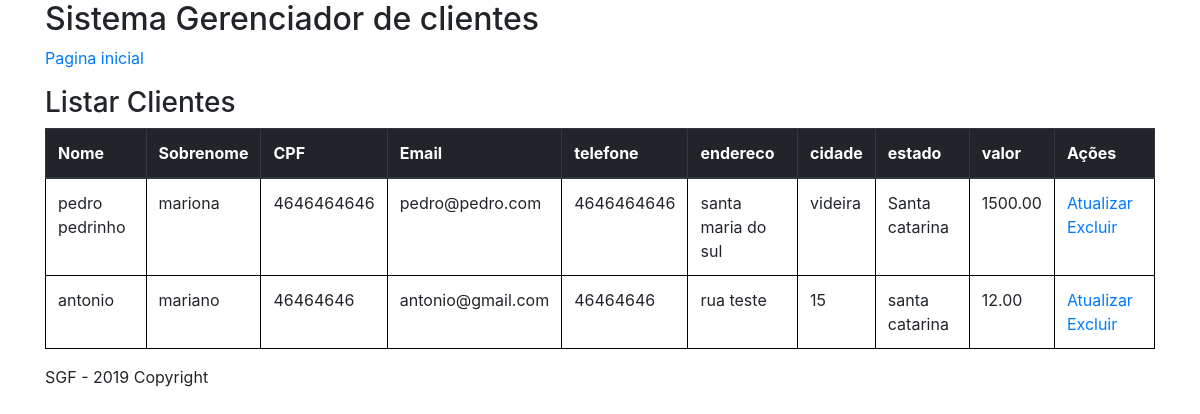
The app's page /clientes/clientes/ with its own data.
### ProjetoCadastroCliente/models.py (models this page shows)
class Cliente(models.Model):
    nome = models.CharField(
        max_length=255,
        null=False,
        blank=False
    )
    sobrenome = models.CharField(
        max_length=255,
        null=False,
        blank=False
    )
    cpf = models.CharField(
        max_length=14,
        null=False,
        blank=False
    )
    email = models.CharField(
        max_length=50,
        null=False,
        blank=False
    )
    telefone = models.CharField(
        max_length=14,
        null=False,
        blank=False
    )
    endereco = models.CharField(
        max_length=255,
        null=False,
        blank=False
    )
    cidade = models.CharField(
        max_length=50,
        null=False,
        blank=False
    )
    estado = models.CharField(
        max_length=50,
        null=False,
        blank=False
    )
    valor = models.DecimalField(
        max_digits=8,
        decimal_places=2,
        null=False,
        blank=False
        )
    objetos = models.Manager()

### AppCadastraCliente/views.py (the view)
# urls.py: path('clientes/', ListaClientes.as_view(), name="lista_clientes"),
class ListaClientes(ListView):
    template_name = "lista.html"
    model = Cliente
    context_object_name = 'cliente'

### AppCadastraCliente/templates/lista.html (shortened to what this page needs)
{% extends "base.html" %}
{% block conteudo %}
	<h3>Listar Clientes</h3>
	<table class="table">
		<thead class="thead-dark">
			<tr>
				<th>Nome</th>
				<th>Sobrenome</th>
				<th>CPF</th>
				<th>Email</th>
				<th>telefone</th>
				<th>endereco</th>
				<th>cidade</th>
				<th>estado</th>
				<th>valor</th>
				<th>Ações</th>
			</tr>
		</thead>
		<tbody>
			{% for clientes in cliente %}
				<tr>
					<td>{{ clientes.nome }}</td>
					<td>{{ clientes.sobrenome }}</td>
					<td>{{ clientes.cpf }}</td>
					<td>{{ clientes.email }}</td>
					<td>{{ clientes.telefone }}</td>
					<td>{{ clientes.endereco }}</td>
					<td>{{ clientes.cidade }}</td>
					<td>{{ clientes.estado }}</td>
					<td>{{ clientes.valor }}</td>
					<td>
						<a href="{% url 'atualiza_clientes' pk=clientes.id %}">Atualizar</a>
						<a href="{% url 'deleta_clientes' pk=clientes.id %}">Excluir</a>
					</td>
				</tr>
			{% endfor %}
		</tbody>
	</table>
{% endblock %}

### AppCadastraCliente/templates/base.html (shortened to what this page needs)
<!DOCTYPE html>
<html>
	{% load static %}
	<head>
		<link rel="stylesheet" href="{% static 'css/estilo.css'%}">
		<link rel="stylesheet" href="https://maxcdn.bootstrapcdn.com/bootstrap/4.0.0/css/bootstrap.min.css">
	</head>
	<body>
		<div class="container">
			<h2>Sistema Gerenciador de clientes</h2>
			<p><a href="{% url 'index' %}">Pagina inicial</a></p>
			{% block conteudo %}{% endblock %}
			<p>SGF - 2019 Copyright</p>
		</div>
	</body>
</html>

### AppCadastraCliente/static/css/estilo.css (style rules this page uses)
tr, th,td { border: 1px solid #000000; }

### records on screen
Cliente: nome "pedro pedrinho", sobrenome "mariona", cpf "4646464646", email "pedro@pedro.com", telefone "4646464646", endereco "santa maria do sul", cidade "videira", estado "Santa catarina", valor "1500.00"
Cliente: nome "antonio", sobrenome "mariano", cpf "46464646", email "antonio@gmail.com", telefone "46464646", endereco "rua teste", cidade "15", estado "santa catarina", valor "12.00"
